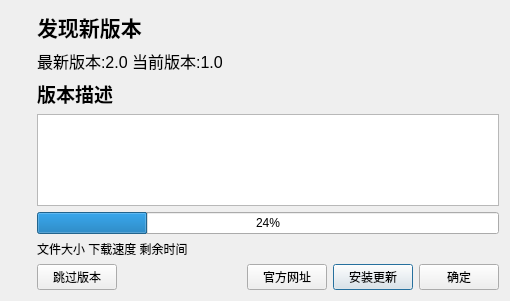
<?xml version="1.0" encoding="UTF-8"?>
<ui version="4.0">
 <class>Form</class>
 <widget class="QWidget" name="Form">
  <property name="geometry">
   <rect>
    <x>0</x>
    <y>0</y>
    <width>510</width>
    <height>301</height>
   </rect>
  </property>
  <property name="windowTitle">
   <string>软件更新</string>
  </property>
  <layout class="QHBoxLayout" name="horizontalLayout_2">
   <item>
    <layout class="QVBoxLayout" name="verticalLayout_2">
     <item>
      <widget class="QLabel" name="label">
       <property name="sizePolicy">
        <sizepolicy hsizetype="Fixed" vsizetype="Fixed">
         <horstretch>0</horstretch>
         <verstretch>0</verstretch>
        </sizepolicy>
       </property>
       <property name="maximumSize">
        <size>
         <width>65</width>
         <height>64</height>
        </size>
       </property>
       <property name="text">
        <string/>
       </property>
       <property name="pixmap">
        <pixmap resource="../../qtAutoUpdateApp-main/自动更新模块/update_image.qrc">:/images/icon_128x128.png</pixmap>
       </property>
       <property name="scaledContents">
        <bool>true</bool>
       </property>
      </widget>
     </item>
     <item>
      <spacer name="verticalSpacer">
       <property name="orientation">
        <enum>Qt::Vertical</enum>
       </property>
       <property name="sizeHint" stdset="0">
        <size>
         <width>20</width>
         <height>40</height>
        </size>
       </property>
      </spacer>
     </item>
    </layout>
   </item>
   <item>
    <layout class="QVBoxLayout" name="verticalLayout">
     <item>
      <widget class="QLabel" name="label_2">
       <property name="font">
        <font>
         <pointsize>16</pointsize>
         <weight>75</weight>
         <bold>true</bold>
        </font>
       </property>
       <property name="text">
        <string>发现新版本</string>
       </property>
      </widget>
     </item>
     <item>
      <widget class="QLabel" name="label_bbh">
       <property name="font">
        <font>
         <pointsize>12</pointsize>
        </font>
       </property>
       <property name="text">
        <string>最新版本:2.0 当前版本:1.0</string>
       </property>
      </widget>
     </item>
     <item>
      <widget class="QLabel" name="label_3">
       <property name="font">
        <font>
         <pointsize>14</pointsize>
         <weight>75</weight>
         <bold>true</bold>
        </font>
       </property>
       <property name="text">
        <string>版本描述</string>
       </property>
      </widget>
     </item>
     <item>
      <widget class="QTextEdit" name="textEdit"/>
     </item>
     <item>
      <widget class="QProgressBar" name="progressBar">
       <property name="enabled">
        <bool>true</bool>
       </property>
       <property name="value">
        <number>24</number>
       </property>
      </widget>
     </item>
     <item>
      <widget class="QLabel" name="label_zt">
       <property name="text">
        <string>文件大小 下载速度 剩余时间</string>
       </property>
      </widget>
     </item>
     <item>
      <layout class="QHBoxLayout" name="horizontalLayout">
       <item>
        <widget class="QPushButton" name="pushButton_tgbb">
         <property name="text">
          <string>跳过版本</string>
         </property>
        </widget>
       </item>
       <item>
        <spacer name="horizontalSpacer">
         <property name="orientation">
          <enum>Qt::Horizontal</enum>
         </property>
         <property name="sizeHint" stdset="0">
          <size>
           <width>40</width>
           <height>20</height>
          </size>
         </property>
        </spacer>
       </item>
       <item>
        <widget class="QPushButton" name="pushButton_gfwz">
         <property name="text">
          <string>官方网址</string>
         </property>
        </widget>
       </item>
       <item>
        <widget class="QPushButton" name="pushButton_azgx">
         <property name="text">
          <string>安装更新</string>
         </property>
         <property name="checkable">
          <bool>false</bool>
         </property>
         <property name="autoDefault">
          <bool>true</bool>
         </property>
         <property name="default">
          <bool>true</bool>
         </property>
         <property name="flat">
          <bool>false</bool>
         </property>
        </widget>
       </item>
       <item>
        <widget class="QPushButton" name="pushButton_ok">
         <property name="text">
          <string>确定</string>
         </property>
         <property name="autoDefault">
          <bool>false</bool>
         </property>
         <property name="default">
          <bool>false</bool>
         </property>
        </widget>
       </item>
      </layout>
     </item>
    </layout>
   </item>
  </layout>
 </widget>
 <resources>
  <include location="../../qtAutoUpdateApp-main/自动更新模块/update_image.qrc"/>
 </resources>
 <connections/>
</ui>
